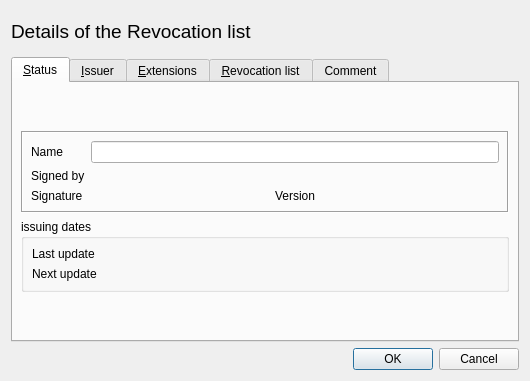
<?xml version="1.0" encoding="UTF-8"?>
<ui version="4.0">
 <class>CrlDetail</class>
 <widget class="QDialog" name="CrlDetail">
  <property name="geometry">
   <rect>
    <x>0</x>
    <y>0</y>
    <width>530</width>
    <height>381</height>
   </rect>
  </property>
  <layout class="QVBoxLayout" name="verticalLayout">
   <item>
    <layout class="QHBoxLayout">
     <item>
      <widget class="QLabel" name="TextLabel1">
       <property name="font">
        <font>
         <family>Arial</family>
         <pointsize>14</pointsize>
         <weight>50</weight>
         <italic>false</italic>
         <bold>false</bold>
         <underline>false</underline>
         <strikeout>false</strikeout>
        </font>
       </property>
       <property name="text">
        <string>Details of the Revocation list</string>
       </property>
      </widget>
     </item>
     <item>
      <spacer>
       <property name="orientation">
        <enum>Qt::Horizontal</enum>
       </property>
       <property name="sizeType">
        <enum>QSizePolicy::Expanding</enum>
       </property>
       <property name="sizeHint" stdset="0">
        <size>
         <width>20</width>
         <height>20</height>
        </size>
       </property>
      </spacer>
     </item>
     <item>
      <widget class="QLabel" name="image">
       <property name="minimumSize">
        <size>
         <width>95</width>
         <height>40</height>
        </size>
       </property>
       <property name="maximumSize">
        <size>
         <width>95</width>
         <height>40</height>
        </size>
       </property>
       <property name="scaledContents">
        <bool>true</bool>
       </property>
      </widget>
     </item>
    </layout>
   </item>
   <item>
    <widget class="QTabWidget" name="tabview">
     <property name="currentIndex">
      <number>0</number>
     </property>
     <widget class="QWidget" name="unnamed">
      <attribute name="title">
       <string>&amp;Status</string>
      </attribute>
      <layout class="QVBoxLayout">
       <property name="leftMargin">
        <number>8</number>
       </property>
       <property name="topMargin">
        <number>8</number>
       </property>
       <property name="rightMargin">
        <number>8</number>
       </property>
       <property name="bottomMargin">
        <number>8</number>
       </property>
       <item>
        <spacer>
         <property name="orientation">
          <enum>Qt::Vertical</enum>
         </property>
         <property name="sizeType">
          <enum>QSizePolicy::Expanding</enum>
         </property>
         <property name="sizeHint" stdset="0">
          <size>
           <width>20</width>
           <height>20</height>
          </size>
         </property>
        </spacer>
       </item>
       <item>
        <widget class="QFrame" name="frame">
         <property name="frameShape">
          <enum>QFrame::Box</enum>
         </property>
         <property name="frameShadow">
          <enum>QFrame::Sunken</enum>
         </property>
         <layout class="QGridLayout">
          <property name="leftMargin">
           <number>8</number>
          </property>
          <property name="topMargin">
           <number>8</number>
          </property>
          <property name="rightMargin">
           <number>8</number>
          </property>
          <property name="bottomMargin">
           <number>8</number>
          </property>
          <item row="2" column="1">
           <layout class="QHBoxLayout">
            <item>
             <widget class="ClickLabel" name="signCheck"/>
            </item>
            <item>
             <widget class="QLabel" name="TextLabel1_3">
              <property name="sizePolicy">
               <sizepolicy hsizetype="Fixed" vsizetype="Minimum">
                <horstretch>0</horstretch>
                <verstretch>0</verstretch>
               </sizepolicy>
              </property>
              <property name="text">
               <string>Version</string>
              </property>
             </widget>
            </item>
            <item>
             <widget class="CopyLabel" name="version">
              <property name="sizePolicy">
               <sizepolicy hsizetype="Minimum" vsizetype="Minimum">
                <horstretch>0</horstretch>
                <verstretch>0</verstretch>
               </sizepolicy>
              </property>
             </widget>
            </item>
           </layout>
          </item>
          <item row="2" column="0">
           <widget class="QLabel" name="TextLabel6">
            <property name="text">
             <string>Signature</string>
            </property>
           </widget>
          </item>
          <item row="1" column="0">
           <widget class="QLabel" name="TextLabel4">
            <property name="text">
             <string>Signed by</string>
            </property>
           </widget>
          </item>
          <item row="0" column="0">
           <widget class="QLabel" name="TextLabel2">
            <property name="text">
             <string>Name</string>
            </property>
           </widget>
          </item>
          <item row="0" column="1">
           <widget class="QLineEdit" name="descr">
            <property name="toolTip">
             <string>The internal name of the CRL in the database</string>
            </property>
           </widget>
          </item>
          <item row="1" column="1">
           <widget class="ClickLabel" name="issuerIntName"/>
          </item>
         </layout>
        </widget>
       </item>
       <item>
        <widget class="QGroupBox" name="groupBox">
         <property name="title">
          <string>issuing dates</string>
         </property>
         <layout class="QGridLayout">
          <property name="leftMargin">
           <number>8</number>
          </property>
          <property name="topMargin">
           <number>8</number>
          </property>
          <property name="rightMargin">
           <number>8</number>
          </property>
          <property name="bottomMargin">
           <number>8</number>
          </property>
          <item row="1" column="0">
           <widget class="QLabel" name="TextLabel2_2">
            <property name="text">
             <string>Next update</string>
            </property>
           </widget>
          </item>
          <item row="0" column="0">
           <widget class="QLabel" name="TextLabel1_2">
            <property name="text">
             <string>Last update</string>
            </property>
           </widget>
          </item>
          <item row="1" column="1">
           <widget class="CopyLabel" name="nUpdate"/>
          </item>
          <item row="0" column="1">
           <widget class="CopyLabel" name="lUpdate"/>
          </item>
         </layout>
        </widget>
       </item>
       <item>
        <spacer>
         <property name="orientation">
          <enum>Qt::Vertical</enum>
         </property>
         <property name="sizeType">
          <enum>QSizePolicy::Expanding</enum>
         </property>
         <property name="sizeHint" stdset="0">
          <size>
           <width>20</width>
           <height>20</height>
          </size>
         </property>
        </spacer>
       </item>
      </layout>
     </widget>
     <widget class="QWidget" name="Widget9">
      <attribute name="title">
       <string>&amp;Issuer</string>
      </attribute>
      <layout class="QVBoxLayout">
       <property name="leftMargin">
        <number>11</number>
       </property>
       <property name="topMargin">
        <number>11</number>
       </property>
       <property name="rightMargin">
        <number>11</number>
       </property>
       <property name="bottomMargin">
        <number>11</number>
       </property>
       <item>
        <widget class="DistName" name="issuer" native="true"/>
       </item>
      </layout>
     </widget>
     <widget class="QWidget" name="unnamed_1">
      <attribute name="title">
       <string>&amp;Extensions</string>
      </attribute>
      <layout class="QVBoxLayout">
       <property name="leftMargin">
        <number>11</number>
       </property>
       <property name="topMargin">
        <number>11</number>
       </property>
       <property name="rightMargin">
        <number>11</number>
       </property>
       <property name="bottomMargin">
        <number>11</number>
       </property>
       <item>
        <widget class="QTextEdit" name="v3extensions">
         <property name="acceptDrops">
          <bool>false</bool>
         </property>
         <property name="readOnly">
          <bool>true</bool>
         </property>
        </widget>
       </item>
      </layout>
     </widget>
     <widget class="QWidget" name="tab">
      <attribute name="title">
       <string>&amp;Revocation list</string>
      </attribute>
      <layout class="QVBoxLayout">
       <property name="leftMargin">
        <number>11</number>
       </property>
       <property name="topMargin">
        <number>11</number>
       </property>
       <property name="rightMargin">
        <number>11</number>
       </property>
       <property name="bottomMargin">
        <number>11</number>
       </property>
       <item>
        <widget class="QTreeWidget" name="certList">
         <property name="alternatingRowColors">
          <bool>true</bool>
         </property>
         <property name="selectionMode">
          <enum>QAbstractItemView::NoSelection</enum>
         </property>
         <column>
          <property name="text">
           <string notr="true">1</string>
          </property>
         </column>
        </widget>
       </item>
      </layout>
     </widget>
     <widget class="QWidget" name="tab_2">
      <attribute name="title">
       <string>Comment</string>
      </attribute>
      <layout class="QVBoxLayout" name="verticalLayout_2">
       <item>
        <widget class="QTextEdit" name="comment">
         <property name="html">
          <string notr="true">&lt;!DOCTYPE HTML PUBLIC &quot;-//W3C//DTD HTML 4.0//EN&quot; &quot;http://www.w3.org/TR/REC-html40/strict.dtd&quot;&gt;
&lt;html&gt;&lt;head&gt;&lt;meta name=&quot;qrichtext&quot; content=&quot;1&quot; /&gt;&lt;style type=&quot;text/css&quot;&gt;
p, li { white-space: pre-wrap; }
&lt;/style&gt;&lt;/head&gt;&lt;body style=&quot; font-family:'Cantarell'; font-size:11pt; font-weight:400; font-style:normal;&quot;&gt;
&lt;p style=&quot;-qt-paragraph-type:empty; margin-top:0px; margin-bottom:0px; margin-left:0px; margin-right:0px; -qt-block-indent:0; text-indent:0px; font-family:'Sans Serif'; font-size:9pt;&quot;&gt;&lt;br /&gt;&lt;/p&gt;&lt;/body&gt;&lt;/html&gt;</string>
         </property>
         <property name="acceptRichText">
          <bool>false</bool>
         </property>
        </widget>
       </item>
      </layout>
     </widget>
    </widget>
   </item>
   <item>
    <widget class="QDialogButtonBox" name="buttonBox">
     <property name="standardButtons">
      <set>QDialogButtonBox::Cancel|QDialogButtonBox::Ok</set>
     </property>
    </widget>
   </item>
  </layout>
 </widget>
 <customwidgets>
  <customwidget>
   <class>ClickLabel</class>
   <extends>QLabel</extends>
   <header>widgets/click_label.h</header>
  </customwidget>
  <customwidget>
   <class>DistName</class>
   <extends>QWidget</extends>
   <header>widgets/dist_name.h</header>
   <container>1</container>
  </customwidget>
  <customwidget>
   <class>CopyLabel</class>
   <extends>QLabel</extends>
   <header>widgets/click_label.h</header>
  </customwidget>
 </customwidgets>
 <resources/>
 <connections>
  <connection>
   <sender>buttonBox</sender>
   <signal>accepted()</signal>
   <receiver>CrlDetail</receiver>
   <slot>accept()</slot>
   <hints>
    <hint type="sourcelabel">
     <x>364</x>
     <y>371</y>
    </hint>
    <hint type="destinationlabel">
     <x>169</x>
     <y>308</y>
    </hint>
   </hints>
  </connection>
  <connection>
   <sender>buttonBox</sender>
   <signal>rejected()</signal>
   <receiver>CrlDetail</receiver>
   <slot>reject()</slot>
   <hints>
    <hint type="sourcelabel">
     <x>387</x>
     <y>353</y>
    </hint>
    <hint type="destinationlabel">
     <x>529</x>
     <y>345</y>
    </hint>
   </hints>
  </connection>
 </connections>
</ui>
